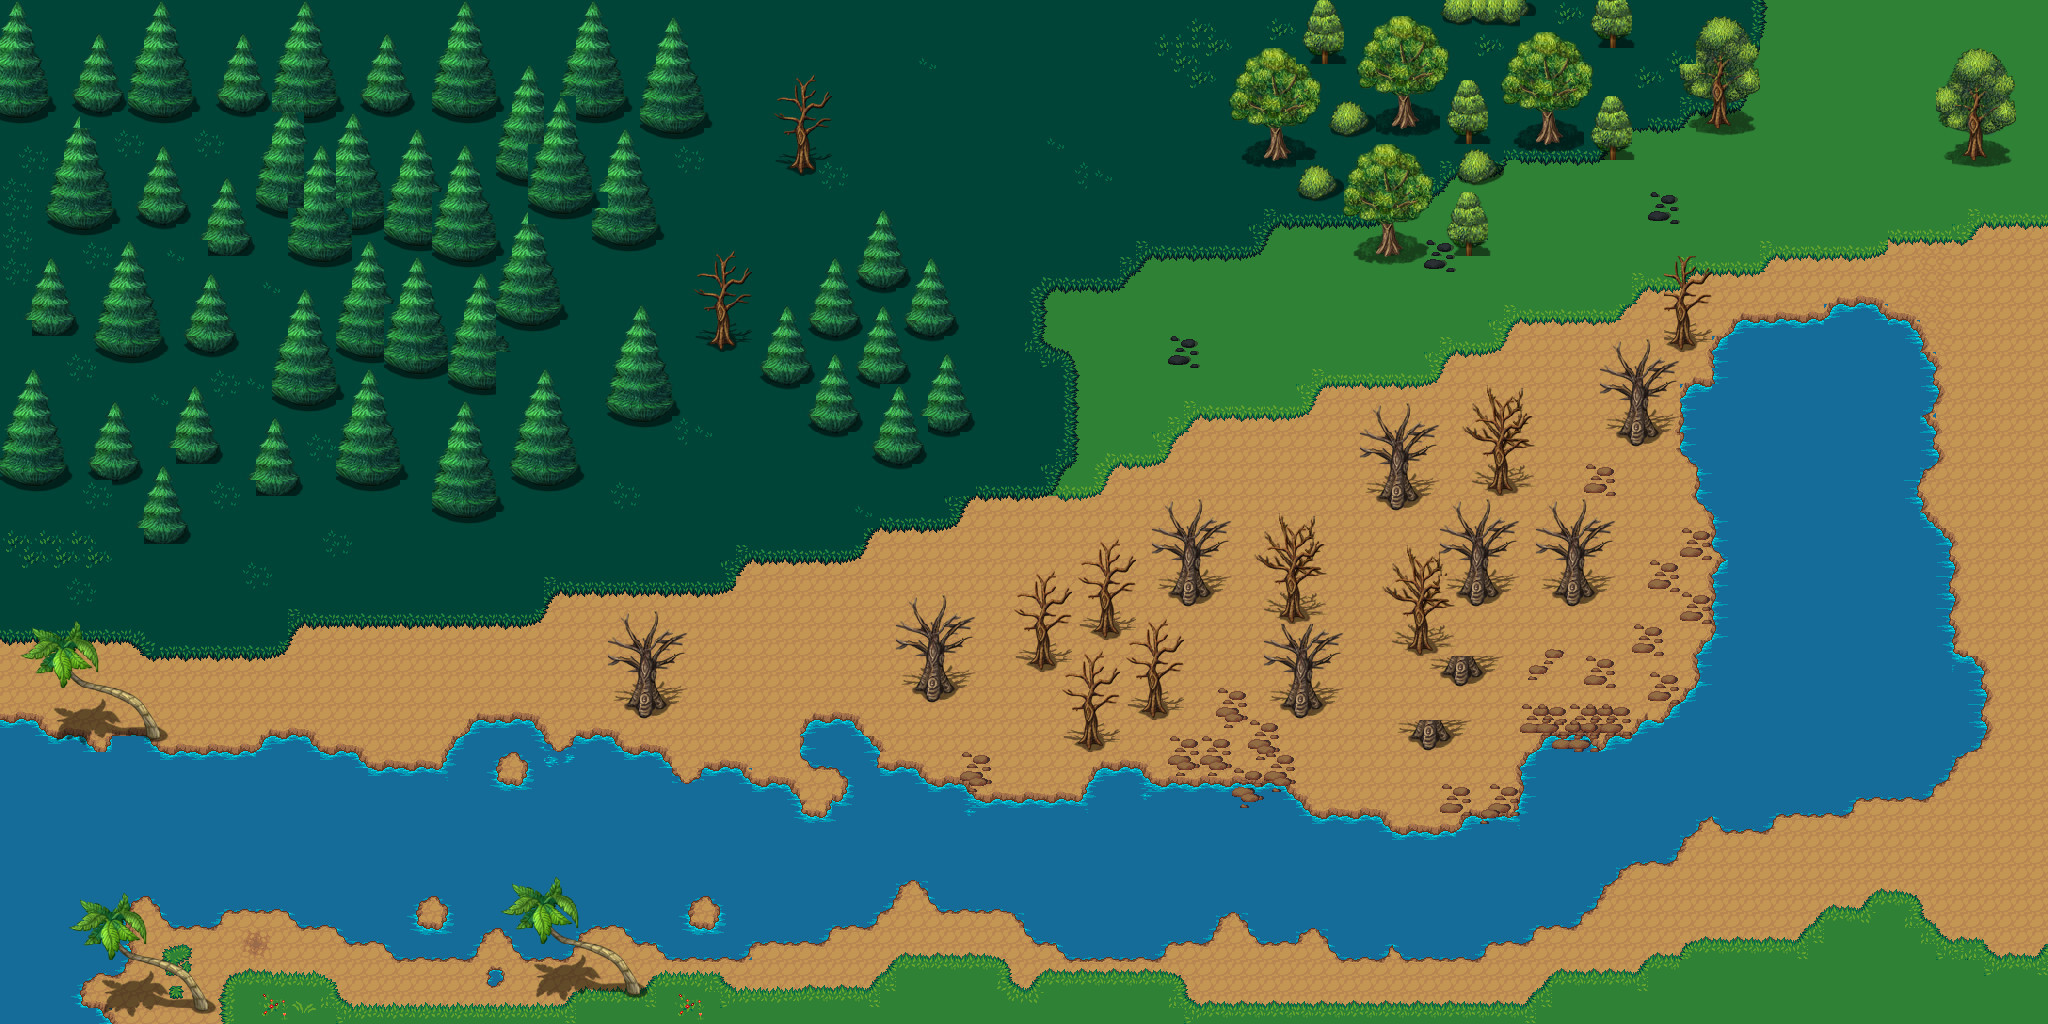

Tiled map render using the project's own tile images. Description and the map definition, with tile-layer contents summarised, below:
An orthogonal 128x64 tile map with 16x16 px tiles, 7 tile layers (SandWater, water, Ground, GroundEdge, ...), 4 tilesets.

<map version="1.2" tiledversion="1.2.4" orientation="orthogonal" renderorder="right-down" width="128" height="64" tilewidth="16" tileheight="16" infinite="0" nextlayerid="11" nextobjectid="1">
 <tileset firstgid="1" source="terrain-v7.tsx" />
 <tileset firstgid="2049" source="tiledMap.tsx" />
 <tileset firstgid="10241" source="Tree.tsx" />
 <tileset firstgid="11307" source="pngguru.com-id-kcnha.tsx" />
 <layer id="5" name="SandWater" width="128" height="64">
  <data>[8192 cells, 0 non-empty, 0 distinct tile ids]</data>
 </layer>
 <layer id="10" name="water" width="128" height="64">
  <data>[8192 cells, 2008 non-empty, 4 distinct tile ids]</data>
 </layer>
 <layer id="2" name="Ground" width="128" height="64">
  <data>[8192 cells, 6767 non-empty, 7 distinct tile ids]</data>
 </layer>
 <layer id="3" name="GroundEdge" width="128" height="64">
  <data>[8192 cells, 697 non-empty, 73 distinct tile ids]</data>
 </layer>
 <layer id="4" name="Grass" width="128" height="64">
  <data>[8192 cells, 4018 non-empty, 76 distinct tile ids]</data>
 </layer>
 <layer id="6" name="GrassDark" width="128" height="64">
  <data>[8192 cells, 3152 non-empty, 34 distinct tile ids]</data>
 </layer>
 <layer id="7" name="Tree" width="128" height="64">
  <data>[8192 cells, 2382 non-empty, 468 distinct tile ids]</data>
 </layer>
</map>
